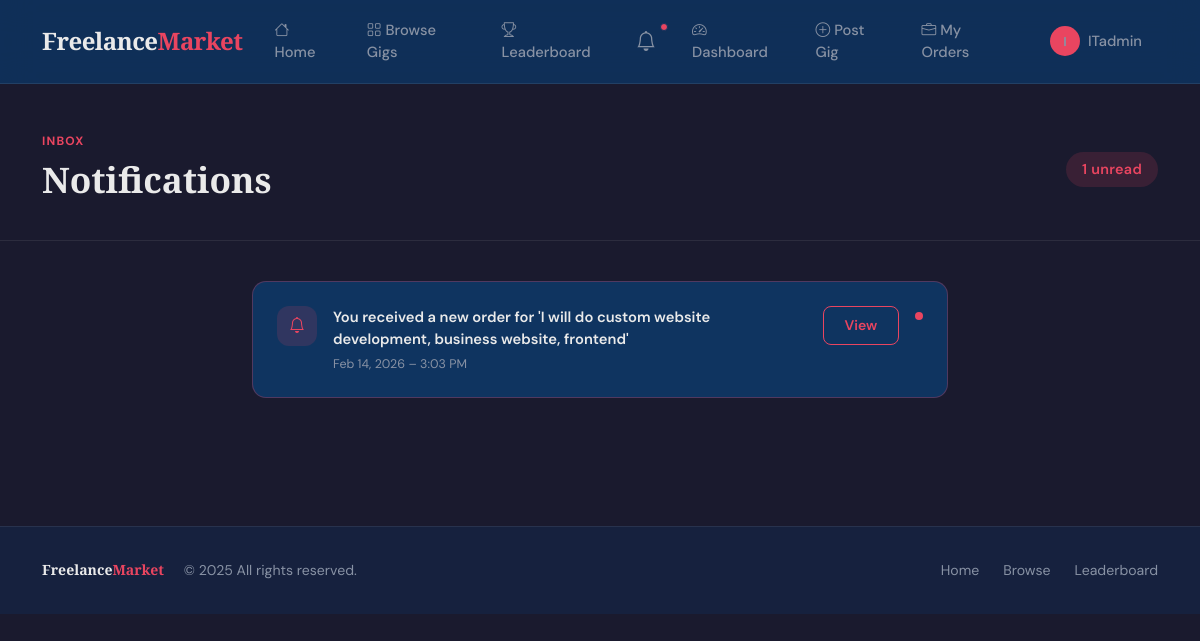
The app's page /orders/notifications/ (signed in), older data.
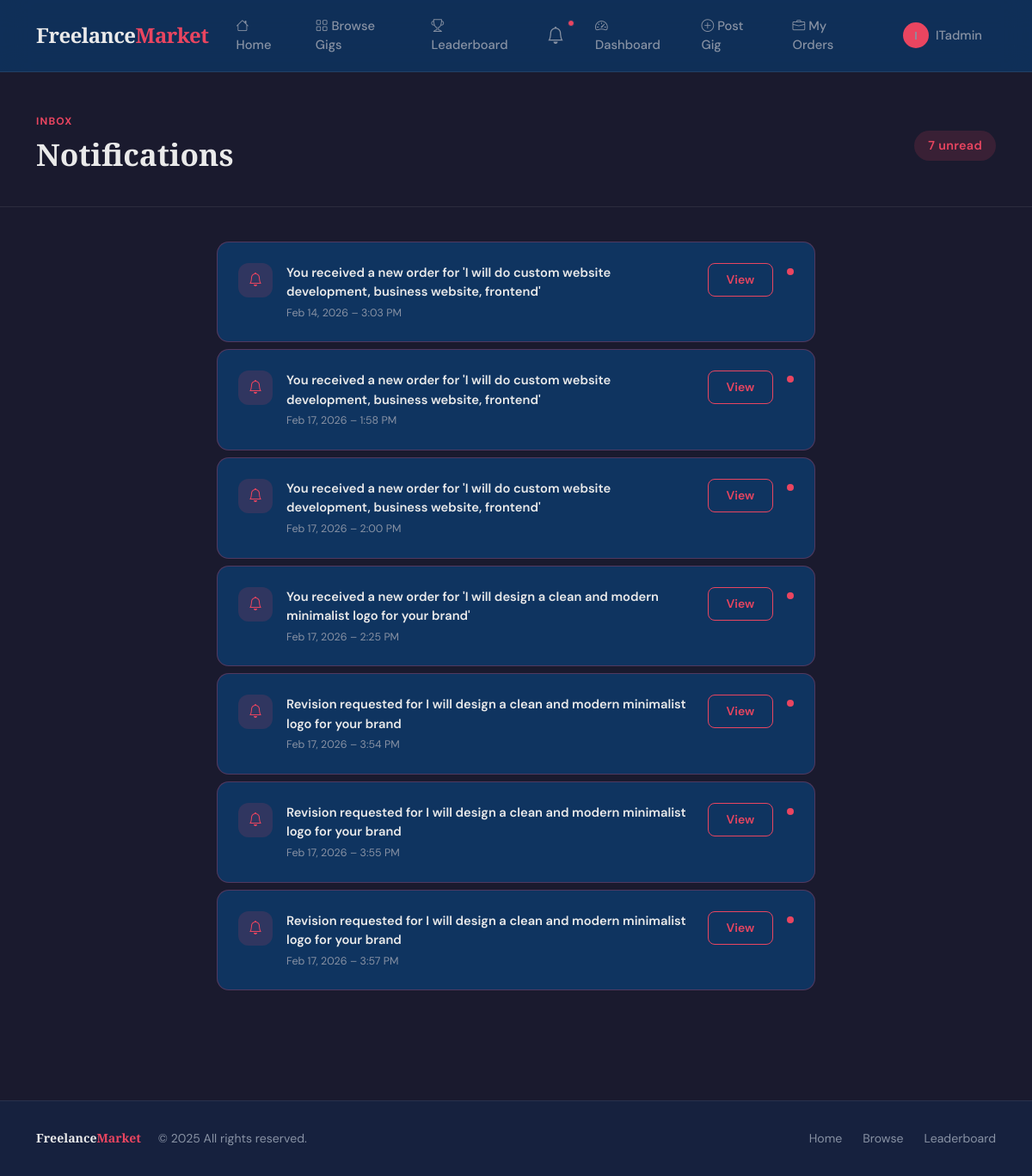
The same page, newer data.
### accounts/models.py (models this page shows, shortened)
class Notification(models.Model):
    user = models.ForeignKey(
        settings.AUTH_USER_MODEL,
        on_delete=models.CASCADE,
        related_name="notifications"
    )
    message = models.TextField()
    order = models.ForeignKey(
        "orders.Order",
        on_delete=models.CASCADE,
        null=True,
        blank=True
    )
    is_read = models.BooleanField(default=False)
    created_at = models.DateTimeField(auto_now_add=True)

### orders/views.py (the view)
# urls.py: path('notifications/', views.notifications_view, name='notifications'),
@login_required
def notifications_view(request):
    notifications = Notification.objects.filter(user=request.user)
    unread_count = notifications.filter(is_read=False).count()
    return render(request, "accounts/notifications.html", {
        "notifications": notifications,
        "unread_count": unread_count,
    })

### accounts/templates/accounts/notifications.html (shortened to what this page needs)
{% extends 'base.html' %}
{% block content %}
<div class="page-header">
    <div class="container">
        <div class="d-flex align-items-center justify-content-between">
            <div>
                <div class="section-label">Inbox</div>
                <h1>Notifications</h1>
            </div>
            {% if unread_count %}
            <span class="status-badge" style="background:rgba(233,69,96,0.15);color:var(--accent);font-size:0.9rem;padding:0.4rem 1rem;">
                {{ unread_count }} unread
            </span>
            {% endif %}
        </div>
    </div>
</div>
<div class="container pb-5" style="max-width:720px;">
    {% if notifications %}
    <div class="d-flex flex-column gap-2">
        {% for notif in notifications %}
        <div class="fm-card d-flex align-items-start gap-3 {% if not notif.is_read %}{% endif %}"
             style="{% if not notif.is_read %}border-color:rgba(233,69,96,0.3);{% endif %}">
            <div style="width:40px;height:40px;border-radius:12px;display:flex;align-items:center;justify-content:center;flex-shrink:0;
                        {% if not notif.is_read %}background:rgba(233,69,96,0.15);{% else %}background:var(--surface);{% endif %}">
                <i class="bi bi-bell" style="{% if not notif.is_read %}color:var(--accent);{% else %}color:var(--text-muted);{% endif %}"></i>
            </div>
            <div class="flex-grow-1">
                <p style="margin:0;font-size:0.92rem;{% if not notif.is_read %}font-weight:600;{% endif %}">
                    {{ notif.message }}
                </p>
                <div style="color:var(--text-muted);font-size:0.78rem;margin-top:0.3rem;">
                    {{ notif.created_at|date:"M d, Y – g:i A" }}
                </div>
            </div>
            {% if notif.order %}
            <a href="{% url 'order_chat' notif.order.order_id %}" class="btn btn-sm btn-outline-accent flex-shrink-0">
                View
            </a>
            {% endif %}
            {% if not notif.is_read %}
            <span style="width:8px;height:8px;border-radius:50%;background:var(--accent);flex-shrink:0;margin-top:6px;"></span>
            {% endif %}
        </div>
        {% endfor %}
    </div>
    {% else %}
    <div class="text-center py-5" style="color:var(--text-muted);">
        <i class="bi bi-bell-slash" style="font-size:3rem;display:block;margin-bottom:1rem;opacity:0.4;"></i>
        <h5>No notifications</h5>
        <p>You're all caught up!</p>
    </div>
    {% endif %}
</div>
{% endblock %}

Row changes from the older to the newer data that the page shows:
added Notification: is_read False (drawn), message "You received a new order for 'I will do custom website development, business website, frontend'", created_at "Feb 17, 2026 – 1:58 PM", shows "View"
added Notification: is_read False (drawn), message "You received a new order for 'I will do custom website development, business website, frontend'", created_at "Feb 17, 2026 – 2:00 PM", shows "View"
added Notification: is_read False (drawn), message "You received a new order for 'I will design a clean and modern minimalist logo for your brand'", created_at "Feb 17, 2026 – 2:25 PM", shows "View"
added Notification: is_read False (drawn), message "Revision requested for I will design a clean and modern minimalist logo for your brand", created_at "Feb 17, 2026 – 3:54 PM", shows "View"
added Notification: is_read False (drawn), message "Revision requested for I will design a clean and modern minimalist logo for your brand", created_at "Feb 17, 2026 – 3:55 PM", shows "View"
added Notification: is_read False (drawn), message "Revision requested for I will design a clean and modern minimalist logo for your brand", created_at "Feb 17, 2026 – 3:57 PM", shows "View"
Text that changed along with them:
{{ unread_count }}: "1" → "7"
